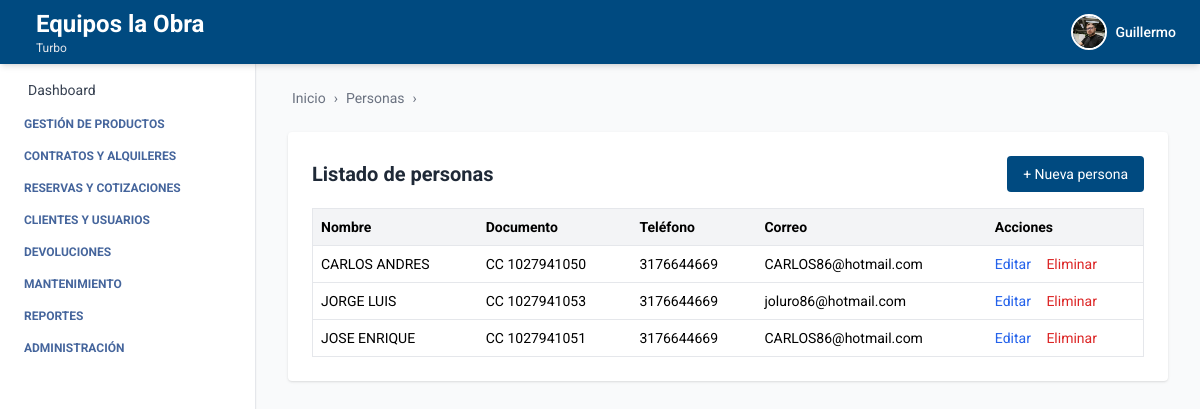
The page /personas/ (signed in) on the database as committed earlier.
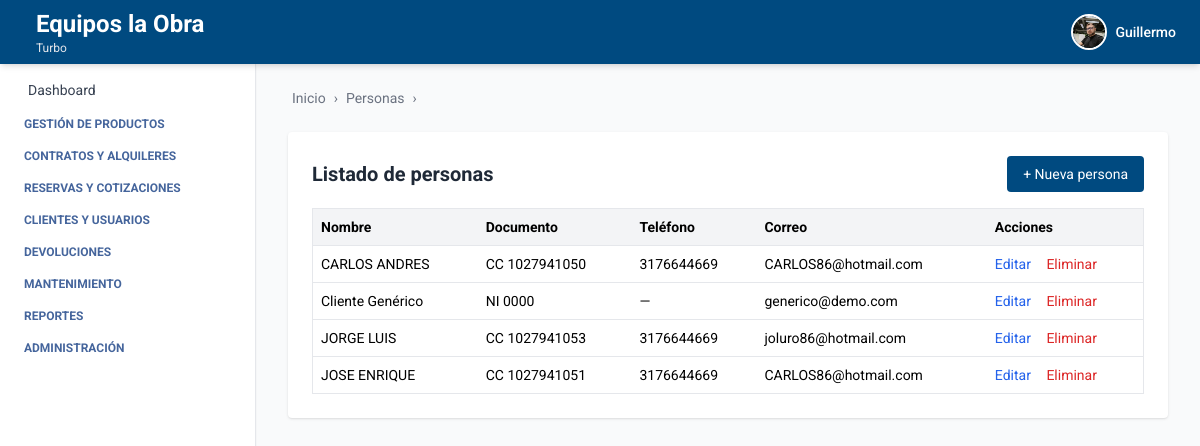
The same page on the database as committed later.
### persona/models.py (models this page shows, shortened)
class Persona(models.Model):
    TIPO_DOCUMENTO_CHOICES = [
        ('CC', 'Cédula de ciudadanía'),
        ('NIT', 'NIT'),
        ('CE', 'Cédula de extranjería'),
    ]
    nombre = models.CharField(max_length=100)
    apellidos = models.CharField(max_length=100)
    tipo_documento = models.CharField(max_length=10, choices=TIPO_DOCUMENTO_CHOICES)
    documento = models.CharField(max_length=30, unique=True)
    telefono = models.CharField(max_length=20, blank=True, null=True)
    correo = models.EmailField(blank=True, null=True)
    direccion = models.CharField(max_length=255, blank=True, null=True)
    class Meta:
        verbose_name = 'Persona'
        verbose_name_plural = 'Personas'

### persona/views.py (the view)
# urls.py: path('personas/', persona_list, name='persona_list'),
@login_required
def persona_list(request):
    personas = Persona.objects.all().order_by('nombre')
    return render(request, 'persona_list.html', {
        'personas': personas,
        'breadcrumb_items': [('Personas', 'Listado')],
    })

### persona/templates/persona_list.html
{% extends 'index.html' %}
{% block breadcrumb %}
  {% include 'breadcrumb.html' with home='/' breadcrumbs=breadcrumb_items %}
{% endblock %}
{% block content %}
<div class="max-w-6xl mx-auto mt-6 bg-white p-6 rounded shadow">
  <div class="flex justify-between items-center mb-4">
    <h2 class="text-xl font-bold text-gray-800">Listado de personas</h2>
    <a href="{% url 'persona_create' %}" class="bg-[var(--primary-color)] text-white px-4 py-2 rounded text-sm hover:bg-blue-700 transition">
      + Nueva persona
    </a>
  </div>
  <table class="min-w-full bg-white border border-gray-200 rounded text-sm">
    <thead class="bg-gray-100 text-left">
      <tr>
        <th class="p-2">Nombre</th>
        <th class="p-2">Documento</th>
        <th class="p-2">Teléfono</th>
        <th class="p-2">Correo</th>
        <th class="p-2">Acciones</th>
      </tr>
    </thead>
    <tbody>
      {% for persona in personas %}
        <tr class="border-t">
          <td class="p-2">{{ persona.nombre }}</td>
          <td class="p-2">{{ persona.tipo_documento }} {{ persona.documento }}</td>
          <td class="p-2">{{ persona.telefono|default:"—" }}</td>
          <td class="p-2">{{ persona.correo|default:"—" }}</td>
          <td class="p-2 text-sm">
            <a href="{% url 'persona_edit' persona.id %}" class="text-blue-600 hover:underline mr-3">Editar</a>
            <a href="{% url 'persona_delete' persona.id %}" class="text-red-600 hover:underline">Eliminar</a>
          </td>
        </tr>
      {% empty %}
        <tr>
          <td colspan="5" class="p-4 text-center text-gray-500">No hay personas registradas.</td>
        </tr>
      {% endfor %}
    </tbody>
  </table>
</div>
{% endblock %}

Rows that differ between the two databases and show on the page:
added Persona: nombre "Cliente Genérico", tipo_documento "NI", documento "0000", telefono "—", correo "generico@demo.com"
